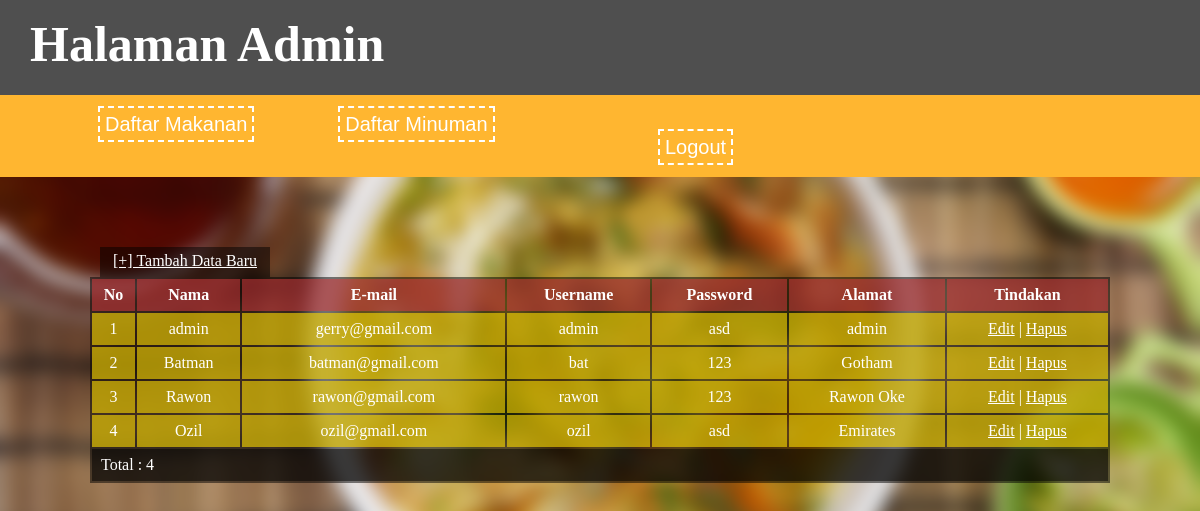
Screenshot of /admin-user.php (signed in) with the database file from the repository.
### tables this page shows
CREATE TABLE `user` (
  `id` int(11) NOT NULL,
  `nama` varchar(100) NOT NULL,
  `email` varchar(100) NOT NULL,
  `username` varchar(100) NOT NULL,
  `pass` varchar(100) NOT NULL,
  `alamat` varchar(100) NOT NULL,
  `hak` varchar(10) DEFAULT 'user'
);

### admin-user.php (the view, shortened to what this page needs)
<?php
 require_once("koneksi.php");
 ?>
<!DOCTYPE html>
<html>
<head>
</head>
<body>
	<header>
	<h1>Halaman Admin</h1>
	</header>
	<nav>
 	<a href="admin-menu.php" class="nav">Daftar Makanan</a>
	<a href="admin-minuman.php" class="nav">Daftar Minuman</a>
	<a href="logout.php" id="log">Logout</a>
	</nav>
	<p><a href="register.php">[+] Tambah Data Baru</a></p>
	<table align="center">
		<thead>
			<tr>
				<th>No</th>
				<th>Nama</th>
				<th>E-mail</th>
				<th>Username</th>
				<th>Password</th>
				<th>Alamat</th>
				<th>Tindakan</th>
			</tr>
		</thead>
		<tbody>
			<?php
				$sql = "SELECT *FROM user";
				$hasil = mysqli_query($konek, $sql);
 				$nomor=1;
				while($data = mysqli_fetch_array($hasil)) {
					echo "<tr>";
						echo "<td>".$nomor."</td>";
						echo "<td>".$data['nama']."</td>";
						echo "<td>".$data['email']."</td>";
						echo "<td>".$data['username']."</td>";
						echo "<td>".$data['pass']."</td>";
						echo "<td>".$data['alamat']."</td>";
						echo "<td>";
						echo "<a href='edit-user.php?id=".$data['id']."'>Edit</a> | ";
						echo "<a href='hapus.php?id=".$data['id']."'>Hapus</a>";
						echo "</td>";
					echo "</tr>";
					$nomor++;
				}
			?>
		</tbody>
		<tfoot>
			<tr>
				<td colspan="7">&nbsp;&nbsp;Total : <?php echo mysqli_num_rows($hasil); ?></td>
			</tr>
		</tfoot>
	</table>
</body>
</html>

### admin-user.php (style rules this page uses)
body { margin: 0; padding: 0; background: url(gambar/mk0.png); background-size: cover; }
header { background: #4f4f4f; height: 95px; }
h1 { margin: 0; padding: 15px 0px 0px 30px; font-family: agency fb; color: white; font-size: 50px; }
p { background: rgba(0,0,0,.5); width: 160px; height: 20px; text-align: center; margin-top: 70px; margin-left: 100px; margin-bottom: 0; padding: 5px; }
table { border: none; width: 85%; color: white; background: rgba(0,0,0,.5); }
table thead { background: rgba(225,60,64,.5); }
table th { height: 30px; }
table tbody { background: rgba(255,220,0,.6); }
table tbody td { height: 30px; text-align: center; }
table tfoot td { background: rgba(0,0,0,.5); height: 30px; }
a { color: white; }
nav { background: #ffb630; padding: 18px; }
.nav { color: white; text-decoration: none; margin-left: 80px; font-family: sans-serif; font-size: 20px; border: 2px dashed white; padding: 5px; transition: 1s; }
#log { color: white; text-decoration: none; margin-left: 640px; font-family: sans-serif; font-size: 20px; border: 2px dashed white; padding: 5px; transition: 1s; }

### rows the page displays
user: nama "admin", email "gerry@gmail.com", username "admin", pass "asd", alamat "admin"
user: nama "Batman", email "batman@gmail.com", username "bat", pass "123", alamat "Gotham"
user: nama "Rawon", email "rawon@gmail.com", username "rawon", pass "123", alamat "Rawon Oke"
user: nama "Ozil", email "ozil@gmail.com", username "ozil", pass "asd", alamat "Emirates"

### other values shown
mysqli_num_rows($hasil) "4"
